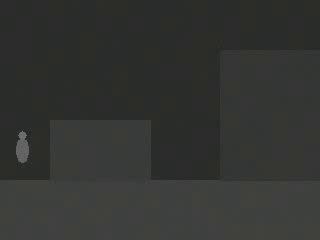
#> input picture frame 12 of data/cctv.mp4, 320 x 240 px, given in place of the camera
$ jupyter execute --allow-errors CCTV_Anomaly_Detection_Realtime.ipynb   (text cells are left out)
#> lines starting #> are read from the running program, lines starting #| are printed output that depends on the picture
[cell 1]
# Uncomment jika library belum tersedia.
# %pip install opencv-python numpy matplotlib pandas tqdm torch torchvision

[cell 2]
import os
import csv
import json
import time
from pathlib import Path
from datetime import datetime

import cv2
import numpy as np
import pandas as pd
import matplotlib.pyplot as plt
from tqdm.auto import tqdm

try:
    import torch
    import torch.nn as nn
    from torch.utils.data import Dataset, DataLoader, random_split
    TORCH_AVAILABLE = True
except Exception as exc:
    TORCH_AVAILABLE = False
    print("PyTorch belum tersedia. Fitur autoencoder tidak aktif.")
    print(exc)

BASE_DIR = Path.cwd()
DATA_DIR = BASE_DIR / "data"
NORMAL_DIR = DATA_DIR / "normal_frames"
OUTPUT_DIR = BASE_DIR / "outputs"
SNAPSHOT_DIR = OUTPUT_DIR / "anomaly_snapshots"
MODEL_DIR = BASE_DIR / "models"

for folder in [DATA_DIR, NORMAL_DIR, OUTPUT_DIR, SNAPSHOT_DIR, MODEL_DIR]:
    folder.mkdir(parents=True, exist_ok=True)

print("Base folder:", BASE_DIR)
print("Normal frame folder:", NORMAL_DIR)
print("Output folder:", OUTPUT_DIR)
print("Model folder:", MODEL_DIR)

[cell 3]
VIDEO_SOURCE = 0
USE_AUTOENCODER = False

FRAME_WIDTH = 640
FRAME_HEIGHT = 360
MODEL_IMAGE_SIZE = 128

# Banyak frame awal dipakai untuk adaptasi background model.
WARMUP_FRAMES = 60

# Ambang baseline. Naikkan jika terlalu sensitif, turunkan jika anomali sulit terdeteksi.
MOTION_AREA_THRESHOLD = 0.045
FLOW_THRESHOLD = 2.8
COMBINED_THRESHOLD = 0.62

# Jika True, realtime detector akan mencoba memakai autoencoder yang sudah dilatih.
USE_AUTOENCODER = True

MODEL_PATH = MODEL_DIR / "conv_autoencoder_cctv.pt"
THRESHOLD_PATH = MODEL_DIR / "threshold_config.json"
LOG_PATH = OUTPUT_DIR / "anomaly_log.csv"

[cell 4]
ANOMALY_DEFINITION = {
    "label_output": "ANOMALY",
    "examples": [
        "perkelahian atau gerakan agresif",
        "pencurian atau aktivitas mengambil barang secara mencurigakan",
        "vandalism atau perusakan fasilitas",
        "orang masuk ke area terlarang",
        "objek asing muncul di area yang biasanya kosong",
        "benda tertinggal atau berpindah tidak wajar",
        "perubahan gerakan mendadak yang berbeda dari kondisi normal",
    ],
}

print("Output anomali:", ANOMALY_DEFINITION["label_output"])
print("Contoh kejadian yang masuk kategori anomali:")
for item in ANOMALY_DEFINITION["examples"]:
    print("-", item)

[cell 5]
def open_video_source(source):
    cap = cv2.VideoCapture(source)
    if not cap.isOpened():
        raise RuntimeError(f"Tidak bisa membuka video source: {source}")
    return cap


def resize_frame(frame, width=FRAME_WIDTH, height=FRAME_HEIGHT):
    return cv2.resize(frame, (width, height), interpolation=cv2.INTER_AREA)


# [7 lines left out: function preprocess_for_model, not called in this run]


def show_bgr(frame, title="Frame"):
    plt.figure(figsize=(10, 5))
    plt.imshow(cv2.cvtColor(frame, cv2.COLOR_BGR2RGB))
    plt.title(title)
    plt.axis("off")
    plt.show()


def timestamp_name(prefix="frame", suffix="jpg"):
    return f"{prefix}_{datetime.now().strftime('%Y%m%d_%H%M%S_%f')}.{suffix}"

[cell 6]
cap = open_video_source(VIDEO_SOURCE)
ok, frame = cap.read()
#> frame is the input picture: shape (240, 320, 3); mean B, G, R 50.3, 52.1, 51
cap.release()

if not ok:
    raise RuntimeError("Video source terbuka, tetapi frame tidak bisa dibaca.")

frame = resize_frame(frame)
#> in resize_frame, `return cv2.resize(frame, (width, height), interpolation=cv2.INTER_AREA)`:
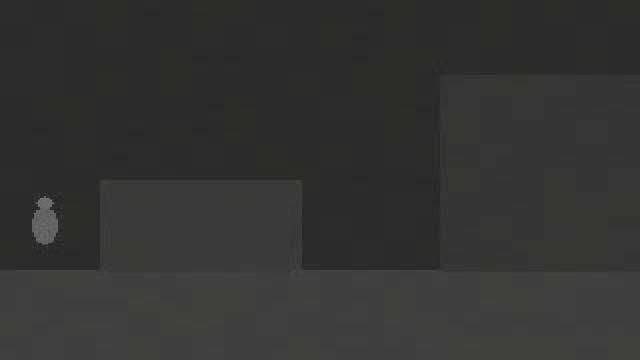
#> returned value: shape (360, 640, 3); mean of channels 0, 1, 2 50.3, 52.1, 51; drawn as B, G, R
show_bgr(frame, "Contoh Frame dari Video Source")

[cell 7]
# [24 lines left out: function collect_normal_frames, not called in this run]


# Jalankan jika ingin mengumpulkan data normal.
# collect_normal_frames(max_frames=700, sample_every=5)

#> (a cell that did not finish here is left out)

[cell 9]
# [54 lines left out: function train_autoencoder, not called in this run]


# Jalankan training jika data normal sudah tersedia.
# model, history_df = train_autoencoder(epochs=10, batch_size=32, learning_rate=1e-3)
# history_df.plot(x="epoch", y=["train_loss", "val_loss"], grid=True, figsize=(8, 4));

[cell 10]
# [58 lines left out: functions load_autoencoder, reconstruction_error, calibrate_autoencoder_threshold, not called in this run]


# Jalankan setelah training.
# threshold_config = calibrate_autoencoder_threshold(percentile=99)

[cell 11]
class RealtimeAnomalyDetector:
    def __init__(self, use_autoencoder=True):
        self.bg = cv2.createBackgroundSubtractorMOG2(
            history=500,
            varThreshold=32,
            detectShadows=True,
        )
        self.prev_gray = None
        self.frame_count = 0
        self.model = load_autoencoder() if use_autoencoder else None
        self.ae_threshold = None

        if self.model is not None and THRESHOLD_PATH.exists():
            config = json.loads(THRESHOLD_PATH.read_text(encoding="utf-8"))
            self.ae_threshold = float(config["autoencoder_threshold"])

    def score_frame(self, frame):
        self.frame_count += 1
        gray = cv2.cvtColor(frame, cv2.COLOR_BGR2GRAY)
        gray = cv2.GaussianBlur(gray, (5, 5), 0)

        fg_mask = self.bg.apply(frame)
        _, fg_mask = cv2.threshold(fg_mask, 200, 255, cv2.THRESH_BINARY)
        kernel = cv2.getStructuringElement(cv2.MORPH_ELLIPSE, (5, 5))
        fg_mask = cv2.morphologyEx(fg_mask, cv2.MORPH_OPEN, kernel)
        fg_mask = cv2.morphologyEx(fg_mask, cv2.MORPH_DILATE, kernel)

        motion_area_ratio = float(np.count_nonzero(fg_mask) / fg_mask.size)

        flow_mean = 0.0
        if self.prev_gray is not None:
            flow = cv2.calcOpticalFlowFarneback(
                self.prev_gray,
                gray,
                None,
                pyr_scale=0.5,
                levels=3,
                winsize=15,
                iterations=3,
                poly_n=5,
                poly_sigma=1.2,
                flags=0,
            )
            mag, _ = cv2.cartToPolar(flow[..., 0], flow[..., 1])
            flow_mean = float(np.mean(mag))

        self.prev_gray = gray

        motion_score = min(motion_area_ratio / MOTION_AREA_THRESHOLD, 1.5)
        flow_score = min(flow_mean / FLOW_THRESHOLD, 1.5)

        ae_error = None
        ae_score = 0.0
        if self.model is not None and self.ae_threshold is not None:
            ae_error = reconstruction_error(self.model, frame)
            ae_score = min(ae_error / max(self.ae_threshold, 1e-8), 1.5)

        if self.frame_count <= WARMUP_FRAMES:
            combined_score = 0.0
            is_anomaly = False
        else:
            if self.model is not None and self.ae_threshold is not None:
                combined_score = 0.35 * motion_score + 0.25 * flow_score + 0.40 * ae_score
            else:
                combined_score = 0.60 * motion_score + 0.40 * flow_score
            is_anomaly = combined_score >= COMBINED_THRESHOLD

        contours, _ = cv2.findContours(fg_mask, cv2.RETR_EXTERNAL, cv2.CHAIN_APPROX_SIMPLE)
        boxes = []
        for contour in contours:
            area = cv2.contourArea(contour)
            if area < 600:
                continue
            x, y, w, h = cv2.boundingRect(contour)
            boxes.append((x, y, w, h))

        metrics = {
            "motion_area_ratio": motion_area_ratio,
            "flow_mean": flow_mean,
            "ae_error": ae_error,
            "motion_score": motion_score,
            "flow_score": flow_score,
            "ae_score": ae_score,
            "combined_score": float(combined_score),
            "is_anomaly": bool(is_anomaly),
            "boxes": boxes,
            "warmup": self.frame_count <= WARMUP_FRAMES,
        }
        return metrics


def draw_overlay(frame, metrics):
    annotated = frame.copy()
    is_anomaly = metrics["is_anomaly"]
    warmup = metrics["warmup"]

    if warmup:
        label = "WARMING UP"
        color = (0, 180, 255)
    elif is_anomaly:
        label = "ANOMALY"
        color = (0, 0, 255)
    else:
        label = "NORMAL"
        color = (0, 180, 0)

    for x, y, w, h in metrics["boxes"]:
        cv2.rectangle(annotated, (x, y), (x + w, y + h), color, 2)

    cv2.rectangle(annotated, (0, 0), (annotated.shape[1], 92), (20, 20, 20), -1)
    cv2.putText(annotated, label, (18, 34), cv2.FONT_HERSHEY_SIMPLEX, 0.9, color, 2, cv2.LINE_AA)
    cv2.putText(
        annotated,
        f"score={metrics['combined_score']:.2f} motion={metrics['motion_area_ratio']:.3f} flow={metrics['flow_mean']:.2f}",
        (18, 66),
        cv2.FONT_HERSHEY_SIMPLEX,
        0.55,
        (235, 235, 235),
        1,
        cv2.LINE_AA,
    )

    if metrics["ae_error"] is not None:
        cv2.putText(
            annotated,
            f"reconstruction_error={metrics['ae_error']:.6f}",
            (18, 88),
            cv2.FONT_HERSHEY_SIMPLEX,
            0.5,
            (235, 235, 235),
            1,
            cv2.LINE_AA,
        )

    return annotated

[cell 12]
def ensure_log_file():
    if not LOG_PATH.exists():
        with LOG_PATH.open("w", newline="", encoding="utf-8") as f:
            writer = csv.writer(f)
            writer.writerow([
                "timestamp",
                "frame_index",
                "combined_score",
                "motion_area_ratio",
                "flow_mean",
                "ae_error",
                "snapshot_path",
            ])


# [13 lines left out: function append_anomaly_log, not called in this run]


def run_realtime_detection(source=VIDEO_SOURCE, use_autoencoder=USE_AUTOENCODER, save_video=True):
    cap = open_video_source(source)
    detector = RealtimeAnomalyDetector(use_autoencoder=use_autoencoder)
    ensure_log_file()

    writer = None
    if save_video:
        out_video_path = OUTPUT_DIR / f"realtime_result_{datetime.now().strftime('%Y%m%d_%H%M%S')}.mp4"
        fourcc = cv2.VideoWriter_fourcc(*"mp4v")
        writer = cv2.VideoWriter(str(out_video_path), fourcc, 20.0, (FRAME_WIDTH, FRAME_HEIGHT))
        print("Output video:", out_video_path)

    frame_index = 0
    last_snapshot_time = 0.0

    print("Deteksi dimulai. Tekan 'q' untuk berhenti.")
    try:
        while True:
            ok, frame = cap.read()
            if not ok:
                print("Stream selesai atau frame tidak terbaca.")
                break

            frame_index += 1
            frame = resize_frame(frame)
            metrics = detector.score_frame(frame)
            annotated = draw_overlay(frame, metrics)

            if metrics["is_anomaly"]:
                now = time.time()
                if now - last_snapshot_time >= 2.0:
                    snapshot_path = SNAPSHOT_DIR / timestamp_name("anomaly")
                    cv2.imwrite(str(snapshot_path), annotated)
                    append_anomaly_log(frame_index, metrics, str(snapshot_path))
                    last_snapshot_time = now

            if writer is not None:
                writer.write(annotated)

            cv2.imshow("CCTV Real-Time Anomaly Detection", annotated)
            key = cv2.waitKey(1) & 0xFF
            if key == ord("q"):
                break
    finally:
        cap.release()
        if writer is not None:
            writer.release()
        cv2.destroyAllWindows()
        print("Deteksi berhenti.")
        print("Log anomali:", LOG_PATH)


# Final demo real-time. Jalankan cell ini untuk mulai deteksi.
# run_realtime_detection(VIDEO_SOURCE, use_autoencoder=USE_AUTOENCODER, save_video=True)

[cell 13]
run_realtime_detection(VIDEO_SOURCE, use_autoencoder=False, save_video=True)
#> in score_frame, `fg_mask = self.bg.apply(frame)`: fg_mask: shape (360, 640); every value is 127
#> in score_frame, `_, fg_mask = cv2.threshold(fg_mask, 200, 255, cv2.THRESH_BINARY)`: fg_mask: shape (360, 640); every value is 0
#> in score_frame, `motion_area_ratio = float(np.count_nonzero(fg_mask) / fg_mask.size)`: motion_area_ratio = 0
#> in score_frame, `contours, _ = cv2.findContours(fg_mask, cv2.RETR_EXTERNAL, cv2.CHAIN_A..`: contours = []
#> in run_realtime_detection, `metrics = detector.score_frame(frame)`: metrics = 10 items
#> in draw_overlay, `is_anomaly = metrics["is_anomaly"]`: is_anomaly = False
#> in draw_overlay, `warmup = metrics["warmup"]`: warmup = True
#> in draw_overlay, `cv2.rectangle(annotated, (0, 0), (annotated.shape[1], 92), (20, 20, 20..`:
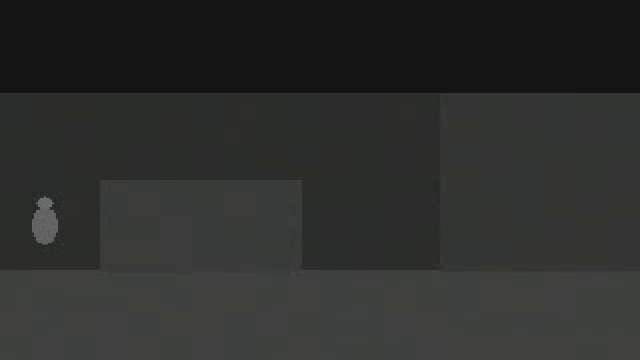
#> annotated: shape (360, 640, 3); mean B, G, R 44.4, 45.8, 44.9
#> in draw_overlay, `cv2.putText( annotated, f"score={metrics['combined_score']:.2f} motion..`:
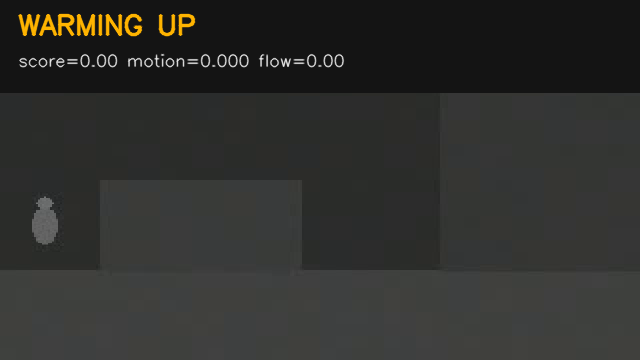
#> annotated: shape (360, 640, 3); mean B, G, R 45.1, 47.8, 47.4
#> (key q is pressed here)

[cell 14]
def process_video_file(input_path, output_path=None, use_autoencoder=USE_AUTOENCODER, max_frames=None):
    input_path = Path(input_path)
    if output_path is None:
        output_path = OUTPUT_DIR / f"processed_{input_path.stem}_{datetime.now().strftime('%Y%m%d_%H%M%S')}.mp4"
    else:
        output_path = Path(output_path)

    cap = open_video_source(str(input_path))
    fps = cap.get(cv2.CAP_PROP_FPS)
    if not fps or np.isnan(fps) or fps <= 0:
        fps = 20.0

    writer = cv2.VideoWriter(
        str(output_path),
        cv2.VideoWriter_fourcc(*"mp4v"),
        fps,
        (FRAME_WIDTH, FRAME_HEIGHT),
    )
    detector = RealtimeAnomalyDetector(use_autoencoder=use_autoencoder)
    frame_index = 0
    anomaly_count = 0

    pbar = tqdm(desc="Memproses video")
    while True:
        ok, frame = cap.read()
        if not ok:
            break

        frame_index += 1
        frame = resize_frame(frame)
        metrics = detector.score_frame(frame)
        annotated = draw_overlay(frame, metrics)
        writer.write(annotated)

        if metrics["is_anomaly"]:
            anomaly_count += 1

        pbar.update(1)
        if max_frames is not None and frame_index >= max_frames:
            break

    pbar.close()
    cap.release()
    writer.release()

    print("Output video:", output_path)
    print("Total frame:", frame_index)
    print("Frame terdeteksi anomali:", anomaly_count)
    return output_path


# Contoh penggunaan:
# process_video_file("data/video_cctv.mp4", use_autoencoder=USE_AUTOENCODER)

[cell 15]
VIDEO_SOURCE = "data/cctv.mp4"

if not Path(VIDEO_SOURCE).exists():
    raise FileNotFoundError(
        f"File video tidak ditemukan: {VIDEO_SOURCE}. "
        "Pastikan file cctv.mp4 sudah berada di folder data/."
    )

# Pakai False dulu jika belum training autoencoder.
output_video = process_video_file(VIDEO_SOURCE, use_autoencoder=False)
#> in process_video_file, `fps = cap.get(cv2.CAP_PROP_FPS)`: fps = 10
#> in process_video_file, `metrics = detector.score_frame(frame)`: metrics = 10 items

$ run again, starting later in the video
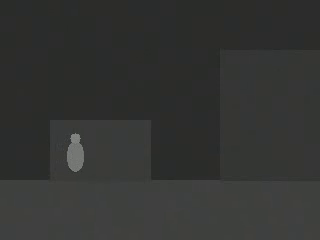
#> input picture frame 54 of data/cctv.mp4, 320 x 240 px, given in place of the camera
#> frame is the input picture: shape (240, 320, 3); mean B, G, R 50.5, 52.3, 51.2
#> in resize_frame, `return cv2.resize(frame, (width, height), interpolation=cv2.INTER_AREA)`:
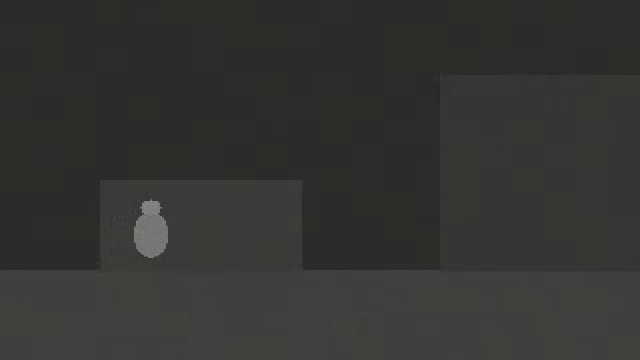
#> returned value: shape (360, 640, 3); mean of channels 0, 1, 2 50.5, 52.3, 51.3; drawn as B, G, R
#> motion_area_ratio = 0
#> contours = []
#> in run_realtime_detection, `metrics = detector.score_frame(frame)`: metrics = 10 items
#> is_anomaly = False
#> warmup = True
#> in draw_overlay, `cv2.putText( annotated, f"score={metrics['combined_score']:.2f} motion..`:
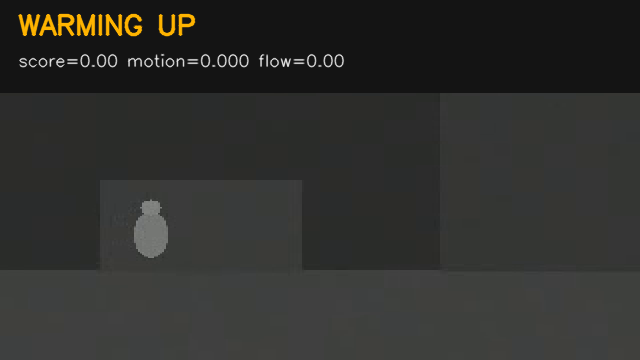
#> annotated: shape (360, 640, 3); mean B, G, R 45.2, 47.9, 47.7
#> fps = 10
#> in process_video_file, `metrics = detector.score_frame(frame)`: metrics = 10 items

$ run again, starting later in the video
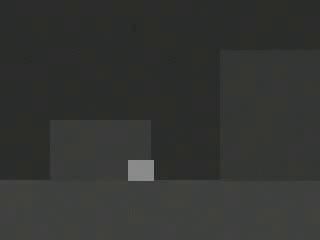
#> input picture frame 96 of data/cctv.mp4, 320 x 240 px, given in place of the camera
#> frame is the input picture: shape (240, 320, 3); mean B, G, R 50.6, 52.5, 51.3
#> in resize_frame, `return cv2.resize(frame, (width, height), interpolation=cv2.INTER_AREA)`:
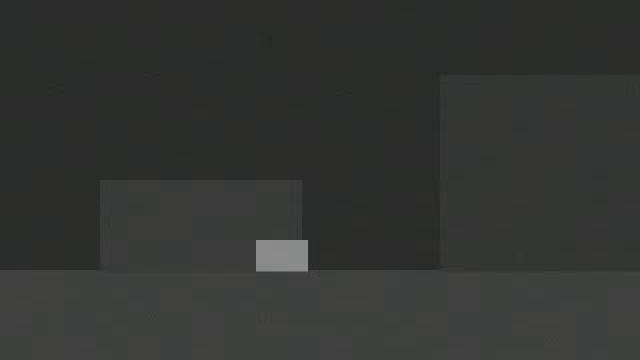
#> returned value: shape (360, 640, 3); mean of channels 0, 1, 2 50.6, 52.5, 51.3; drawn as B, G, R
#> motion_area_ratio = 0
#> contours = []
#> in run_realtime_detection, `metrics = detector.score_frame(frame)`: metrics = 10 items
#> is_anomaly = False
#> warmup = True
#> in draw_overlay, `cv2.putText( annotated, f"score={metrics['combined_score']:.2f} motion..`:
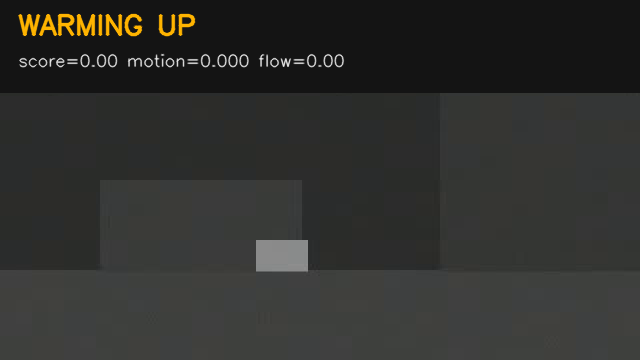
#> annotated: shape (360, 640, 3); mean B, G, R 45.4, 48.1, 47.8
#> fps = 10
#> in process_video_file, `metrics = detector.score_frame(frame)`: metrics = 10 items
